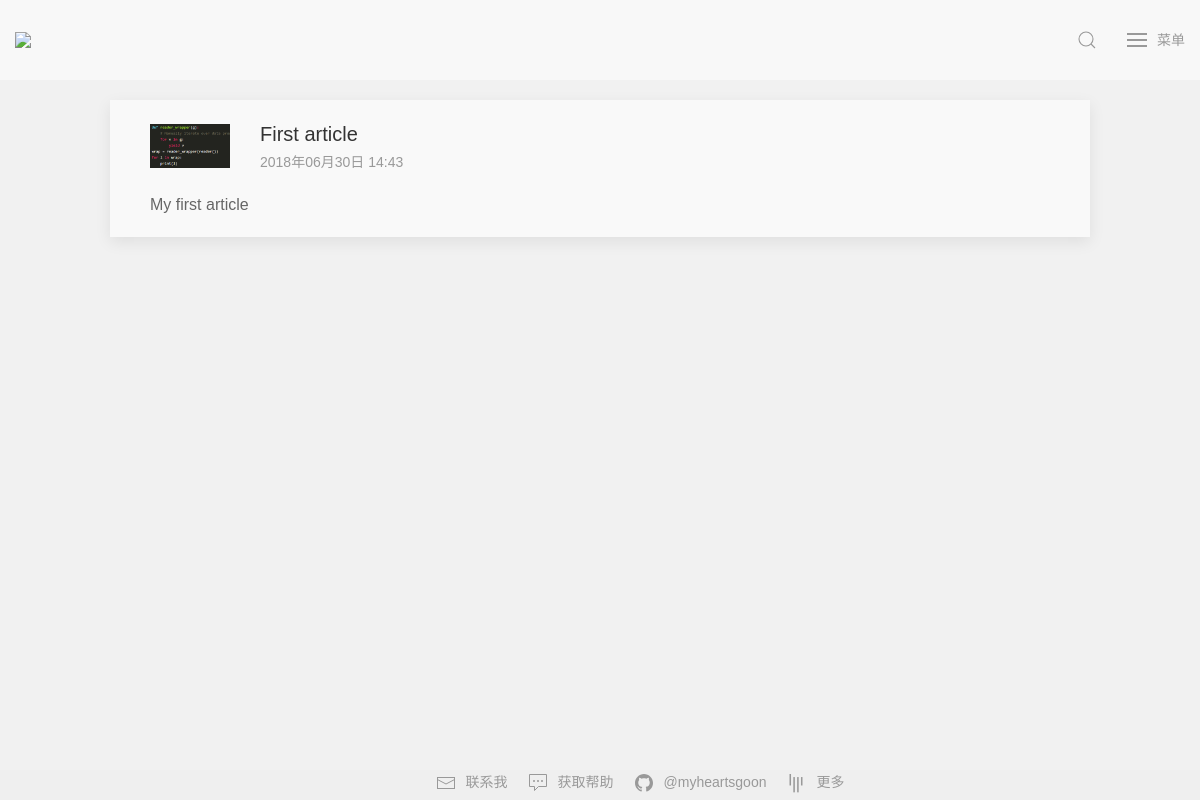
Page /article on the earlier database version.
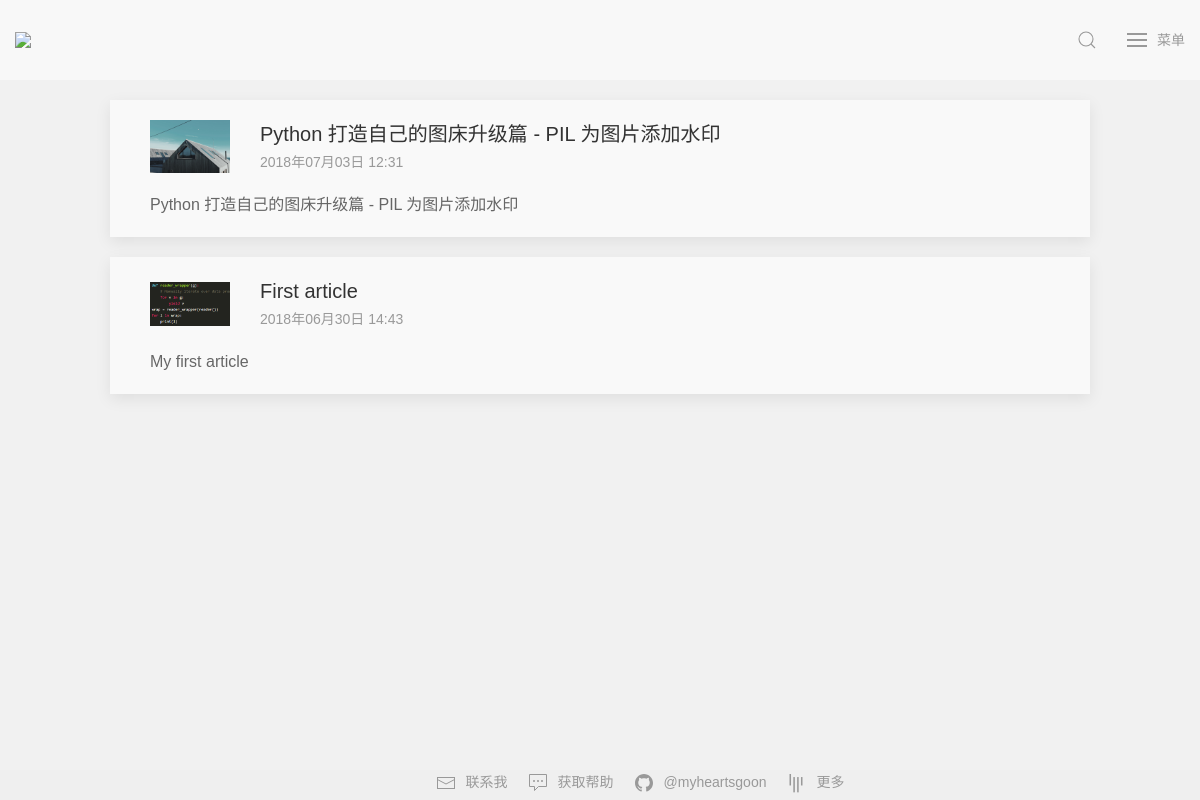
Same page on the later database version.
### application/models/models.py (models this page shows, shortened)
class Article(db.Model):
    __tablename__ = 'article'
    id = db.Column(db.Integer, primary_key=True)
    title = db.Column(db.String(100))
    descp = db.Column(db.String(100))
    content = db.Column(db.String(10000))
    user_id = db.Column(db.Integer, db.ForeignKey('users.id'))
    user = db.relationship('User', backref=db.backref('article'))
    time = db.Column(db.DateTime, default=datetime.now)
    category = db.Column(db.String(10))
    thumbnail = db.Column(db.String(50))

### application/controllers/routes.py (the view)
@bp.route('/article')
def article():
    articles = Article.query.order_by(desc(Article.time)).all()
    return render_template('article.html', articles=articles)

### application/controllers/routes.py (called while the page is built)
@bp.before_request
def make_session_permant():
    session.permanent = True

### application/templates/article.html (shortened to what this page needs)
{% extends "base.html" %}
{% block content %}
{% for a in articles %}
<div class="uk-container uk-container-small uk-margin-top article-background uk-box-shadow-medium uk-box-shadow-hover-xlarge">
    <article class="uk-comment">
        <header class="uk-comment-header uk-grid-medium uk-flex-middle" uk-grid>
            <div class="uk-width-auto uk-margin-top">
                <a href="{{ url_for('blog.details', id=a.id) }}" class=""><img class="uk-comment-avatar" src="{{ a.thumbnail|default(url_for('static', filename='img/photo.jpg'), true) }}" width="80" height="80" alt=""></a>
            </div>
            <div class="uk-width-expand uk-margin-top">
                <h4 class="uk-comment-title uk-margin-remove"><a class="uk-link-heading" href="{{ url_for('blog.details', id=a.id) }}">{{ a.title }}</a></h4>
                <p class="uk-comment-meta article-date">{{ a.time.strftime('%Y{y}%m{m}%d{d} %H:%M').format(y='年', m='月', d='日') }}</p>
            </div>
        </header>
        <div class="uk-comment-body uk-margin-bottom">
            <p>{{ a.descp }}</p>
        </div>
    </article>
</div>
{% endfor %}
{% endblock %}

### application/templates/base.html (shortened to what this page needs)
<!DOCTYPE html>
<html>
    <head>
        {% block head %}
        <link rel="stylesheet" href="{{ url_for('static', filename='css/uikit.min.css') }}" />
        <link rel="stylesheet" href="{{ url_for('static', filename='css/styles.css') }}" />
        {% endblock %}
    </head>
    <body>
        <nav class="uk-navbar uk-navbar-container uk-margin">
            <div class="uk-navbar-left">
                <a class="uk-navbar-item uk-logo" href="{{ url_for('blog.home') }}"><img width="50" src="{{ url_for('static', filename='img/logo.png') }}"></a>
            </div>
            <div class="uk-navbar-right">
                <div>
                    <a class="uk-navbar-toggle" uk-search-icon href="#"></a>
                </div>
                <a class="uk-navbar-toggle menu-text" uk-toggle="target: #offcanvas-nav-primary">
                    <span uk-navbar-toggle-icon></span> <span class="uk-margin-small-left">菜单</span>
                </a>
            </div>
        </nav>
        {% block content %}
        {% endblock %}
        <div class="uk-container uk-container-expand uk-text-center uk-margin-xlarge-top footer">
            <ul uk-margin="" class="uk-subnav tm-subnav uk-flex-inline uk-flex-center uk-margin-remove-bottom">
                <li><a href="mailto:myheartsgoon@gmail.com">
                    <span uk-icon="icon: mail" class="uk-margin-small-right uk-icon"></span>联系我</a>
                </li>
                <li><a href="https://github.com/uikit/uikit/stargazers">
                    <span uk-icon="icon: commenting" class="uk-margin-small-right uk-icon"></span>获取帮助</a>
                </li>
                <li><a href="https://github.com/myheartsgoon" class="uk-text-lowercase">
                    <span uk-icon="icon: github" class="uk-margin-small-right uk-icon"></span>@myheartsgoon</a>
                </li>
                <li><a href="https://gitter.im/uikit/uikit">
                    <span uk-icon="icon: gitter" class="uk-margin-small-right uk-icon"></span>更多</a>
                </li>
            </ul>
        </div>
    </body>
</html>

### application/static/css/styles.css (style rules this page uses)
body,button, input, select, textarea,h1 ,h2, h3, h4, h5, h6 { font-family: Microsoft YaHei,'宋体' , Tahoma, Helvetica, Arial, "\5b8b\4f53", sans-serif; }
html { background-color: #f1f1f1; }
.menu-text { font-family: Microsoft YaHei,'宋体' , Tahoma, Helvetica, Arial, "\5b8b\4f53", sans-serif; }
.article-background { background-color: #f9f9f9; }
.article-date { margin-top: 5px; }
.footer { position:fixed; left:0px; bottom:0px; height:30px; width:100%; background-color: #efefef; }

Differences in the rows shown:
added Article: shows a picture, title "Python 打造自己的图床升级篇 - PIL 为图片添加水印", time "2018年07月03日 12:31", descp "Python 打造自己的图床升级篇 - PIL 为图片添加水印"
